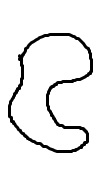
#> input picture misc_tests/findClear_testpic.jpg, 111 x 170 px
$ python -i taskpic.py   (imports and definitions only)   (Python 2 division)
#> lines starting #> are read from the running program, lines starting #| are printed output that depends on the picture
import numpy as np
from PIL import Image, ImageFilter
import csv
import copy

from collections import deque

import sys
sys.path.append(r'C:\Users\palmerjh\Documents\AIVAS\leiter_demo\task2')
import retina_subpixel as r

box_line_width = 1

class TaskPic(object):
	def __init__(self,fname,im=None):
#> called with fname = 'misc_tests/findClear_testpic.jpg'
		self.fname = fname
		if im is None:
			self.im = Image.open(self.fname).convert('L')
		else:
			self.im = im
		self.pix = self.im2pix()

	def size(self):
		return self.pix.shape

	# Returns new TaskPic object resized using PIL.Image.resize()
	# [29 lines left out: functions resize, save, not called in this run]

	def im2pix(self):
		#print self.size()
		return 1.0 - np.asarray(self.im) / 255.0
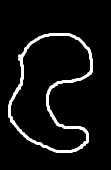
#> returned value: shape (170, 111) float64; min 0, max 1, mean 0.0659

	# [12 lines left out: functions pix2im, pix2retina, not called in this run]

	# modifies self.pix AND self.im; blurs image
	def blur(self):
		filter = ImageFilter.BLUR
		#filter = ImageFilter.GaussianBlur(radius=2)
		self.im = self.im.filter(filter)
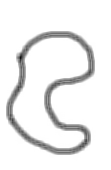
#> self.im: PIL image 111x170 L; min 11, max 255, mean 238.2

		name, ext = self.fname.split('.')
		self.fname = name + '_blur.' + ext
		self.pix = self.im2pix()
#> in im2pix (call 2), `return 1.0 - np.asarray(self.im) / 255.0`:
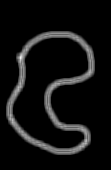
#> returned value: shape (170, 111) float64; min 0, max 0.957, mean 0.0658

	# modifies self.pix; rotates object if already retina
	# [5 lines left out: function rotate, not called in this run]

	# returns deep copy
	def copy(self):
		return copy.deepcopy(self)

	# updates self.im from self.pix
	def update(self):
		self.im = self.pix2im()

	# returns densest square with w = l = size as new TaskPic object
	# [19 lines left out: function densest_square, not called in this run]

class Target(TaskPic):
	"""Object to be found in Leiter Task 1"""
	most_sim = {'sp':[],   # format: [(pixel)]
                'mm':[],
                'alt':[]}
	def __init__(self,fname,threshhold,im=None):
		super(Target,self).__init__(fname,im)
		self.threshhold = threshhold
		#self.nClear = self.findClear()

	'''
	# Returns new Target object resized using PIL.Image.resize()
	def resize(self,factor):
		x,y = self.size()
		new_x = int(round(float(x) / factor))
		new_y = int(round(float(y) / factor))

		#print new_x,new_y

		name, ext = self.fname.split('.')

		new_im = self.im.resize((new_y,new_x))
		#new_im.show()

		return Target(name+'_small.'+ext,self.threshhold,self.im.resize((new_y,new_x)))
	'''

	# [35 lines left out: function findClear, not called in this run]

	def inside(self,pixel,size):
		return pixel[0] >= 0 and pixel[0] < size[0] and pixel[1] >= 0 and pixel[1] < size[1]
	'''
	def inside(self,val,max):
		return val >= 0 and val < max
	'''
	# Places boxes around "found" objects; color corresponds to algorithm used
	# 	-sum-prod: red
	# 	-min-max: green
	# 	-alt: blue
	# Creates new version of original search space
	# [57 lines left out: functions box, drawBox, drawLine, debug, not called in this run]

'''
	# DFS
	def helper(self,x,y):
		if self.outside(x,y):
			#print((x,y,'outside'))
			return 0

		val = self.pix[x,y]
		#if val == 42.0:
		#	return 0
		if val > self.threshhold:
			#print((x,y,val,'>t'))
			return 0

		self.pix[x,y] = 42.0
		nClear = 1

		nClear += self.helper(x-1,y-1)
		nClear += self.helper(x-1,y)
		nClear += self.helper(x-1,y+1)

		nClear += self.helper(x,y-1)
		nClear += self.helper(x,y+1)

		nClear += self.helper(x+1,y-1)
		nClear += self.helper(x+1,y)
		nClear += self.helper(x+1,y+1)

		return nClear

	def outside(self,x,y):
		xMax, yMax = self.pix.shape
		return x < 0 or x >= xMax or y < 0 or y >= yMax
'''

>>> result = TaskPic('misc_tests/findClear_testpic.jpg').blur()
